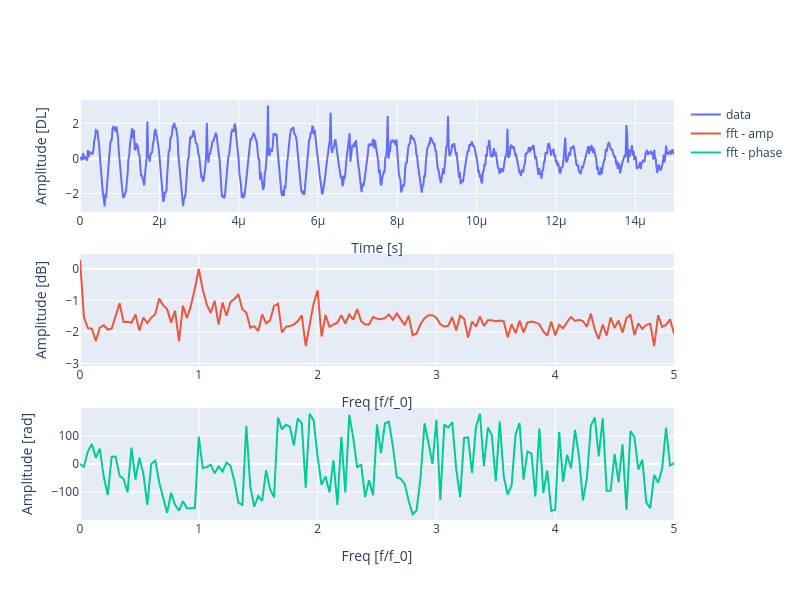

Source (notebook cell):
### Code cell
# Plot generated data
fft_lim = 5
fft_data, freq = fft(data, sampling_rate, frequency)
# plot sound wave and fft
fig = make_subplots(rows=3, cols=1)
fig.add_trace( go.Scatter(x=t_plot, y=data_processed, mode='lines',name='data'),
              row=1,col=1)
fig.add_trace( go.Scatter(x=freq,y=np.log10(np.abs(fft_data)),mode='lines',name='fft - amp'),
              row=2,col=1)
fig.add_trace( go.Scatter(x=freq, y=np.angle(fft_data, deg=True),mode='lines', name = 'fft - phase'),
              row=3,col=1)

fig.update_layout(height=600, width=800,
                  xaxis1 = dict(title='Time [s]'),
                  xaxis2 = dict(title='Freq [f/f_0]', range=[0, fft_lim]),
                  xaxis3 = dict(title='Freq [f/f_0]', range=[0, fft_lim]),
                  yaxis1 = dict(title='Amplitude [DL]'),
                  yaxis2 = dict(title='Amplitude [dB]'),
                  yaxis3 = dict(title='Amplitude [rad]'))
fig.show()

### Figure 1 — Plotly figure (JSON) as saved in the notebook; plotly's stock layout.template omitted (floating-point values rounded to 4 significant figures; data arrays with more than 128 entries replaced by an {"elided": "..."} marker saying what was removed)
{"data": [{"mode": "lines", "name": "data", "type": "scatter", "x": {"elided": "750 float values"}, "xaxis": "x", "y": {"elided": "750 float values"}, "yaxis": "y"}, {"mode": "lines", "name": "fft - amp", "type": "scatter", "x": {"elided": "375 float values"}, "xaxis": "x2", "y": {"elided": "375 float values"}, "yaxis": "y2"}, {"mode": "lines", "name": "fft - phase", "type": "scatter", "x": {"elided": "375 float values"}, "xaxis": "x3", "y": {"elided": "375 float values"}, "yaxis": "y3"}], "layout": {"height": 600, "width": 800, "xaxis": {"anchor": "y", "domain": [0, 1], "title": {"text": "Time [s]"}}, "xaxis2": {"anchor": "y2", "domain": [0, 1], "range": [0, 5], "title": {"text": "Freq [f/f_0]"}}, "xaxis3": {"anchor": "y3", "domain": [0, 1], "range": [0, 5], "title": {"text": "Freq [f/f_0]"}}, "yaxis": {"anchor": "x", "domain": [0.7333, 1], "title": {"text": "Amplitude [DL]"}}, "yaxis2": {"anchor": "x2", "domain": [0.3667, 0.6333], "title": {"text": "Amplitude [dB]"}}, "yaxis3": {"anchor": "x3", "domain": [0, 0.2667], "title": {"text": "Amplitude [rad]"}}}}
